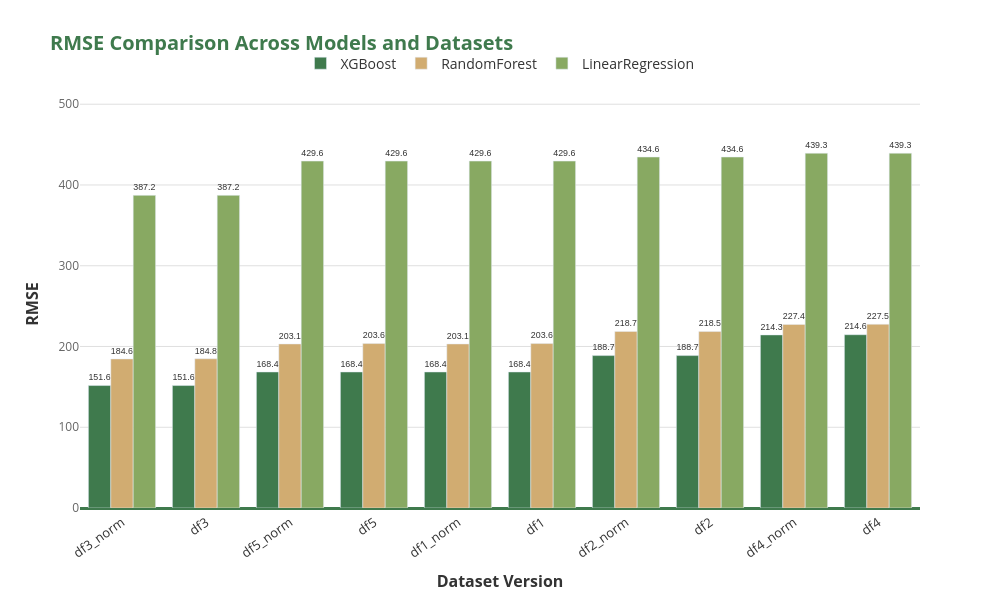

The notebook cell this image was saved under:
### Code cell
import plotly.express as px

# 1. Your Custom Presentation Palette
slide_colors = ['#3F7A4D', '#D1AC71', '#88A962'] 
dark_green = '#3F7A4D' 

# 2. Create the base chart
fig = px.bar(
    results_df,
    x='dataset',
    y='RMSE',
    color='model',
    barmode='group',
    title='<b>RMSE Comparison Across Models and Datasets</b>',
    text='RMSE',
    color_discrete_sequence=slide_colors 
)

# 3. Format the numbers
fig.update_traces(
    texttemplate='%{text:.1f}', # Kept your 1 decimal place!
    textposition='outside',     # Pushes the text above the bars
    textfont=dict(size=12, color='#333333', family='Arial') 
)

# 4. Apply Presentation Aesthetics
fig.update_layout(
    width=1000,  
    height=600,
    plot_bgcolor='white', 
    paper_bgcolor='white',
    
    # Title in Dark Green
    title_font=dict(size=20, color=dark_green), 
    
    # Horizontal Legend at the top (Gives the bars more room)
    legend_title_text='', 
    legend=dict(
        orientation="h",
        yanchor="bottom",
        y=1.05,
        xanchor="center",
        x=0.5,
        font=dict(size=14, color='#333333')
    ),
    
    # X-Axis (STORYTELLING UPGRADE: Sorted from Lowest Error to Highest Error)
    xaxis=dict(
        title='<b>Dataset Version</b>',
        categoryorder='min ascending', # <--- Puts the absolute BEST (lowest) score first!
        tickangle=-35, 
        title_font=dict(size=16, color='#333333'),
        tickfont=dict(size=13, color='#333333'),
        showline=True, 
        linecolor=dark_green, 
        linewidth=2
    ),
    
    # Y-Axis
    yaxis=dict(
        title='<b>RMSE</b>', # Adding units helps the audience!
        title_font=dict(size=16, color='#333333'),
        tickfont=dict(size=12, color='#666666'),
        showgrid=True, 
        gridcolor='#E0E0E0', 
        zeroline=True,
        zerolinecolor=dark_green, 
        zerolinewidth=2
    )
)

# 5. Dynamically calculate the maximum Y value to add headroom for the floating numbers
# (Assuming your dataframe is named results_df)
max_rmse = results_df['RMSE'].max()
fig.update_layout(yaxis_range=[0, max_rmse * 1.15]) # Adds 15% empty space at the top

fig.show()

### Figure 1 — Plotly figure (JSON) as saved in the notebook; plotly's stock layout.template omitted (floating-point values rounded to 4 significant figures)
{"data": [{"alignmentgroup": "True", "hovertemplate": "model=XGBoost<br>dataset=%{x}<br>RMSE=%{text}<extra></extra>", "legendgroup": "XGBoost", "marker": {"color": "#3F7A4D", "pattern": {"shape": ""}}, "name": "XGBoost", "offsetgroup": "XGBoost", "orientation": "v", "showlegend": true, "text": [151.6, 151.6, 168.4, 168.4, 168.4, 168.4, 188.7, 188.7, 214.3, 214.6], "textfont": {"color": "#333333", "family": "Arial", "size": 12}, "textposition": "outside", "texttemplate": "%{text:.1f}", "type": "bar", "x": ["df3_norm", "df3", "df5_norm", "df5", "df1_norm", "df1", "df2_norm", "df2", "df4_norm", "df4"], "xaxis": "x", "y": [151.6, 151.6, 168.4, 168.4, 168.4, 168.4, 188.7, 188.7, 214.3, 214.6], "yaxis": "y"}, {"alignmentgroup": "True", "hovertemplate": "model=RandomForest<br>dataset=%{x}<br>RMSE=%{text}<extra></extra>", "legendgroup": "RandomForest", "marker": {"color": "#D1AC71", "pattern": {"shape": ""}}, "name": "RandomForest", "offsetgroup": "RandomForest", "orientation": "v", "showlegend": true, "text": [184.6, 184.8, 203.1, 203.1, 203.6, 203.6, 218.5, 218.7, 227.4, 227.5], "textfont": {"color": "#333333", "family": "Arial", "size": 12}, "textposition": "outside", "texttemplate": "%{text:.1f}", "type": "bar", "x": ["df3_norm", "df3", "df5_norm", "df1_norm", "df1", "df5", "df2", "df2_norm", "df4_norm", "df4"], "xaxis": "x", "y": [184.6, 184.8, 203.1, 203.1, 203.6, 203.6, 218.5, 218.7, 227.4, 227.5], "yaxis": "y"}, {"alignmentgroup": "True", "hovertemplate": "model=LinearRegression<br>dataset=%{x}<br>RMSE=%{text}<extra></extra>", "legendgroup": "LinearRegression", "marker": {"color": "#88A962", "pattern": {"shape": ""}}, "name": "LinearRegression", "offsetgroup": "LinearRegression", "orientation": "v", "showlegend": true, "text": [387.2, 387.2, 429.6, 429.6, 429.6, 429.6, 434.6, 434.6, 439.3, 439.3], "textfont": {"color": "#333333", "family": "Arial", "size": 12}, "textposition": "outside", "texttemplate": "%{text:.1f}", "type": "bar", "x": ["df3_norm", "df3", "df5", "df1", "df1_norm", "df5_norm", "df2", "df2_norm", "df4_norm", "df4"], "xaxis": "x", "y": [387.2, 387.2, 429.6, 429.6, 429.6, 429.6, 434.6, 434.6, 439.3, 439.3], "yaxis": "y"}], "layout": {"barmode": "group", "height": 600, "legend": {"font": {"color": "#333333", "size": 14}, "orientation": "h", "title": {"text": ""}, "tracegroupgap": 0, "x": 0.5, "xanchor": "center", "y": 1.05, "yanchor": "bottom"}, "paper_bgcolor": "white", "plot_bgcolor": "white", "title": {"font": {"color": "#3F7A4D", "size": 20}, "text": "<b>RMSE Comparison Across Models and Datasets</b>"}, "width": 1000, "xaxis": {"anchor": "y", "categoryorder": "min ascending", "domain": [0, 1], "linecolor": "#3F7A4D", "linewidth": 2, "showline": true, "tickangle": -35, "tickfont": {"color": "#333333", "size": 13}, "title": {"font": {"color": "#333333", "size": 16}, "text": "<b>Dataset Version</b>"}}, "yaxis": {"anchor": "x", "domain": [0, 1], "gridcolor": "#E0E0E0", "range": [0, 505.2], "showgrid": true, "tickfont": {"color": "#666666", "size": 12}, "title": {"font": {"color": "#333333", "size": 16}, "text": "<b>RMSE</b>"}, "zeroline": true, "zerolinecolor": "#3F7A4D", "zerolinewidth": 2}}}
